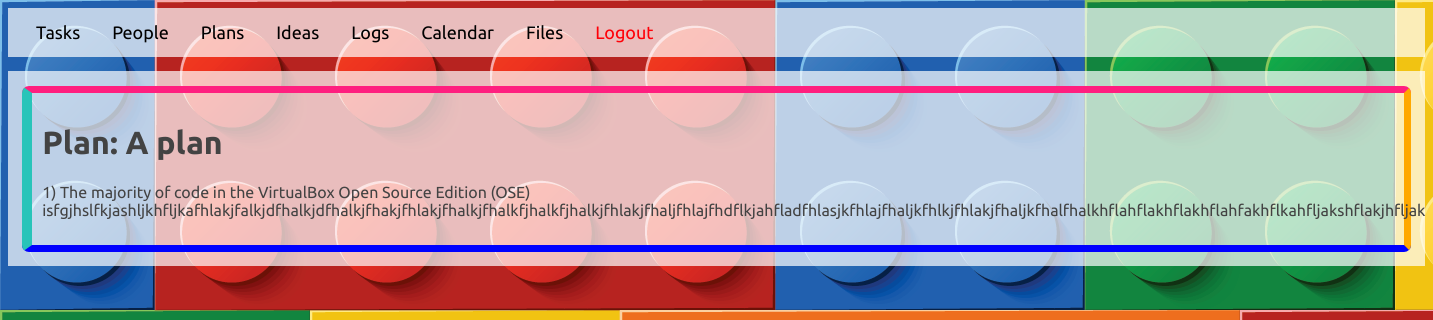
The page /plans/description/a-plan (signed in) on the database its author committed.
### Plans/models.py (models this page shows, shortened)
class Plan(models.Model):
    name = models.CharField(max_length=100, verbose_name="Title")
    description = models.TextField(max_length=1000, verbose_name="Description")
    deadline = models.DateField(verbose_name="Deadline")
    slug = models.CharField(max_length=100)

### Plans/views.py (the view)
# urls.py: path('description/<slug:slug>', views.description, name='description-plans'),
def description(request, slug):
    if request.session.get('logged_in'):
        plan = Plan.objects.get(slug=slug)
        template = loader.get_template('plans/description.html')
        context = {
            'plan': plan,
        }
        return HttpResponse(template.render(context, request))
    else:
        return redirect('/')

### Plans/templates/plans/description.html (shortened to what this page needs)
{% extends "base.html"  %}
{% block content %}
<div class="content">
<div class="desctitle">
<h1><b>Plan: {{plan.name}}</b></h1>
<p>{{plan.description}}</p>
</div>
</div>
{% endblock %}

### People/static/style.css (style rules this page uses)
* { font-family: 'Ubuntu', sans-serif; }
body { background: url("background.png"); }
.content { margin-top: 1%; background-color: rgba(255, 255, 255, 0.7); display: block; padding: 1%; }
.content { color: #434343; text-decoration: none; }
.desctitle { border-top-width: 7px; border-top-style: solid; border-top-color: #ff1f7f; border-right-width: 7px; border-right-style: solid; border-right-color: #ffa800; border-left-width: 10px; border-left-style: solid; border-left-color: #28c4b9; border-bottom-width: 7px; border-bottom-style: solid; border-bottom-color: #0000ff; -webkit-border-radius: 7px; -moz-border-radius: 7px; border-radius: 7px; padding:10px; }

### rows shown on the page
Plan: name "A plan", description "1) The majority of code in the VirtualBox Open Source Edition (OSE) isfgjhslfkjashljkhfljkafhlakjfalkjdfhalkjdfhalkjfhakjfhlakjfhalkjfhalkfjhalkfjhalkjfhlakjfhaljfhlajfhdflkjahfladfhlasjkfhlajfhaljkfhlkjfhlakjfhaljkfhalfhalkhflahflakhflakhflahfakhflkahfljakshflakjhfljak"
